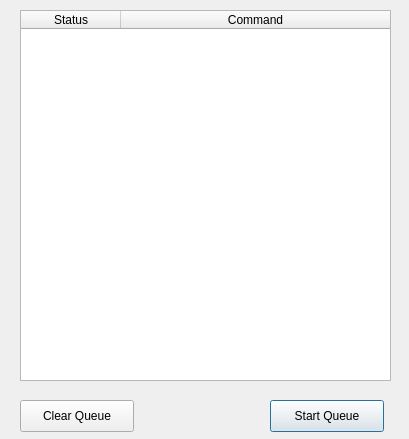
<?xml version="1.0" encoding="UTF-8"?>
<ui version="4.0">
 <class>processqueueDialog</class>
 <widget class="QDialog" name="processqueueDialog">
  <property name="geometry">
   <rect>
    <x>0</x>
    <y>0</y>
    <width>409</width>
    <height>439</height>
   </rect>
  </property>
  <property name="windowTitle">
   <string>Dialog</string>
  </property>
  <widget class="QFETableWidget" name="processqueue_table">
   <property name="geometry">
    <rect>
     <x>20</x>
     <y>10</y>
     <width>371</width>
     <height>371</height>
    </rect>
   </property>
   <attribute name="horizontalHeaderStretchLastSection">
    <bool>true</bool>
   </attribute>
   <attribute name="verticalHeaderDefaultSectionSize">
    <number>100</number>
   </attribute>
   <attribute name="verticalHeaderMinimumSectionSize">
    <number>100</number>
   </attribute>
   <column>
    <property name="text">
     <string>Status</string>
    </property>
   </column>
   <column>
    <property name="text">
     <string>Command</string>
    </property>
   </column>
  </widget>
  <widget class="QPushButton" name="startstop_btn">
   <property name="geometry">
    <rect>
     <x>270</x>
     <y>400</y>
     <width>114</width>
     <height>32</height>
    </rect>
   </property>
   <property name="text">
    <string>Start Queue</string>
   </property>
  </widget>
  <widget class="QPushButton" name="clear_btn">
   <property name="geometry">
    <rect>
     <x>20</x>
     <y>400</y>
     <width>114</width>
     <height>32</height>
    </rect>
   </property>
   <property name="text">
    <string>Clear Queue</string>
   </property>
  </widget>
 </widget>
 <customwidgets>
  <customwidget>
   <class>QFETableWidget</class>
   <extends>QTableWidget</extends>
   <header>qfetablewidget.h</header>
  </customwidget>
 </customwidgets>
 <resources/>
 <connections/>
</ui>
